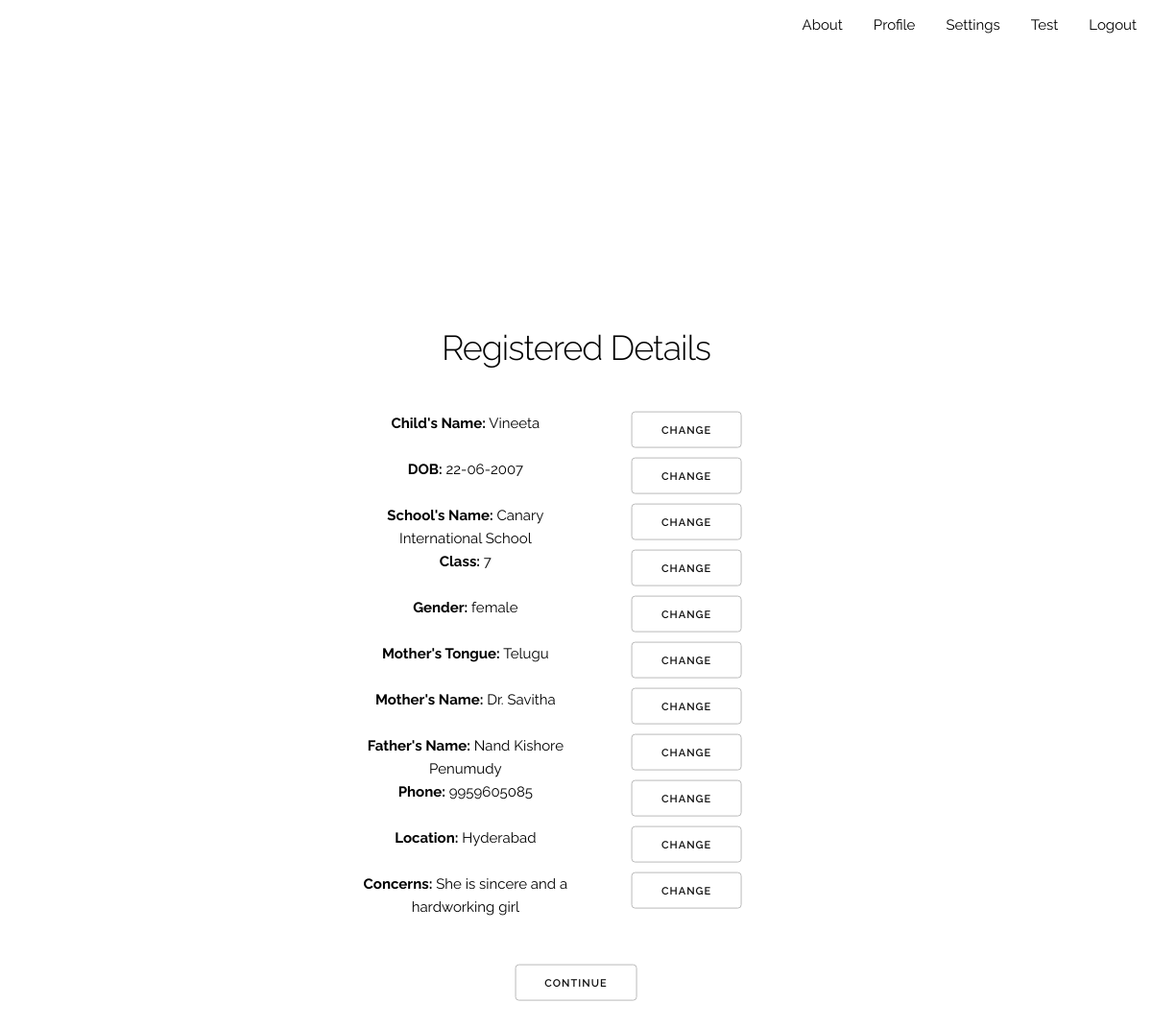
Screenshot of /change1 (signed in) with the database file from the repository.
### models.py (models this page shows)
class User(UserMixin, db.Model):
    id = db.Column(db.Integer, primary_key=True) # primary keys are required by SQLAlchemy
    email = db.Column(db.String(100), unique=True)
    password = db.Column(db.String(100))
    name = db.Column(db.String(1000))
    cname = db.Column(db.String(1000))
    dob = db.Column(db.String(10))
    school = db.Column(db.String(1000))
    clas = db.Column(db.String(100))
    gender = db.Column(db.String(6))
    lang = db.Column(db.String(100))
    mother = db.Column(db.String(1000))
    father = db.Column(db.String(1000))
    phone = db.Column(db.Integer)
    location = db.Column(db.String(5000))
    concern = db.Column(db.String(10000))
    schonell = db.Column(db.Integer)
    wepman = db.Column(db.Integer)

### auth.py (the view)
@auth.route('/change1')
@login_required
def change1():
    user = User.query.get_or_404(current_user.id)
    cname=user.cname
    dob=user.dob
    school=user.school
    clas=user.clas
    gender=user.gender
    lang=user.lang
    mother=user.mother
    father=user.father
    phone=user.phone
    location=user.location
    concern=user.concern
    return render_template('change1.html', cname=cname, dob=dob, school=school, clas=clas, gender=gender, lang=lang, mother=mother, father=father, phone=phone, location=location, concern=concern)

### app.py (called while the page is built)
def run_app():
    app.config['SECRET_KEY'] = 'secret-key-goes-here'
    app.config['SQLALCHEMY_DATABASE_URI'] = 'sqlite:///db.sqlite'
    db.init_app(app)
    from auth import auth as auth_blueprint
    app.register_blueprint(auth_blueprint)
    login_manager = LoginManager()
    login_manager.login_view = 'auth.login'
    login_manager.init_app(app)
    @login_manager.user_loader
    def load_user(user_id):
        from models import User
        return User.query.get(int(user_id))
    app.run(port=5000, debug=True)

### templates/change1.html
{% extends "base.html" %}
{% block content %}
<br><br><br><br><br><br><br><br><br><br><br><br>
<h3>Registered Details</h3>
<br>
<div class="row">
  <div class="one-half column">
  <b>Child's Name:</b> {{ cname }} </div>
  <div class="one-half column">
  <a class="button" href="{{ url_for('auth.cname') }}">Change</a>
  </div></div>
  <div class="row">
    <div class="one-half column">
  <b>DOB:</b> {{ dob }} </div>
  <div class="one-half column">
    <a class="button" href="{{ url_for('auth.dob') }}">Change</a>
    </div></div>
    <div class="row">
      <div class="one-half column">
  <b>School's Name:</b> {{ school }} </div>
  <div class="one-half column">
    <a class="button" href="{{ url_for('auth.school') }}">Change</a>
    </div></div>
    <div class="row">
      <div class="one-half column">
  <b>Class:</b> {{ clas }} </div>
  <div class="one-half column">
    <a class="button" href="{{ url_for('auth.clas') }}">Change</a>
    </div></div>
    <div class="row">
      <div class="one-half column">
  <b>Gender:</b> {{ gender }} </div>
  <div class="one-half column">
    <a class="button" href="{{ url_for('auth.gender') }}">Change</a>
    </div></div>
  <div class="row">
    <div class="one-half column">
  <b>Mother's Tongue:</b> {{ lang }} </div>
  <div class="one-half column">
    <a class="button" href="{{ url_for('auth.lang') }}">Change</a>
    </div></div>
  <div class="row">
    <div class="one-half column">
  <b>Mother's Name:</b> {{ mother }} </div>
  <div class="one-half column">
    <a class="button" href="{{ url_for('auth.mother') }}">Change</a>
    </div></div>
  <div class="row">
    <div class="one-half column">
  <b>Father's Name:</b> {{ father }} </div>
  <div class="one-half column">
    <a class="button" href="{{ url_for('auth.father') }}">Change</a>
    </div></div>
  <div class="row">
    <div class="one-half column">
  <b>Phone:</b> {{ phone }} </div>
  <div class="one-half column">
    <a class="button" href="{{ url_for('auth.phone') }}">Change</a>
    </div></div>
  <div class="row">
    <div class="one-half column">
  <b>Location:</b> {{ location }} </div>
  <div class="one-half column">
    <a class="button" href="{{ url_for('auth.location') }}">Change</a>
    </div></div>
  <div class="row">
    <div class="one-half column">
  <b>Concerns:</b> {{ concern }} </div>
  <div class="one-half column">
    <a class="button" href="{{ url_for('auth.concern') }}">Change</a>
    </div></div><br><br>
    <a class="button" href="{{ url_for('auth.account_set') }}">Continue</a>
{% endblock %}

### static/skeleton_min.css (style rules this page uses)
.column,.columns { width:100%;float:left;box-sizing:border-box }
@media (min-width:550px) { .column,.columns { margin-left:4% } }
@media (min-width:550px) { .column:first-child,.columns:first-child { margin-left:0 } }
@media (min-width:550px) { .one-half.column { width:48% } }
html { font-size:62.5% }
body { font-size:1.5em;line-height:1.6;font-weight:400;font-family:Raleway,HelveticaNeue,"Helvetica Neue",Helvetica,Arial,sans-serif;font-display: swap;color:#000 }
h1,h2,h3,h4,h5,h6 { margin-top:0;margin-bottom:2rem;font-weight:300 }
h3 { font-size:3rem;line-height:1.3;letter-spacing:-.1rem }
@media (min-width:550px) { h3 { font-size:3.6rem } }
a { color:#1eaedb }
.button,button,input[type=button],input[type=reset],input[type=submit] { display:inline-block;height:38px;padding:0 30px;color:#0f0f0f;text-align:center;font-size:11px;font-weight:600;line-height:38px;letter-spacing:.1rem;text-transform:uppercase;text-decoration:none;white-space:nowrap;background-color:transparent;border-radius:4px;border:1px solid #bbb;cursor:pointer;box-sizing:border-box }
.button,button { margin-bottom:1rem }
.container:after,.row:after,.u-cf { content:"";display:table;clear:both }

### rows the page displays
User: cname "Vineeta", dob "22-06-2007", school "Canary International School", gender "female", lang "Telugu", mother "Dr. Savitha", father "Nand Kishore Penumudy", phone "9959605085", location "Hyderabad", concern "She is sincere and a hardworking girl"

### other values shown
{{ clas }} "7"
